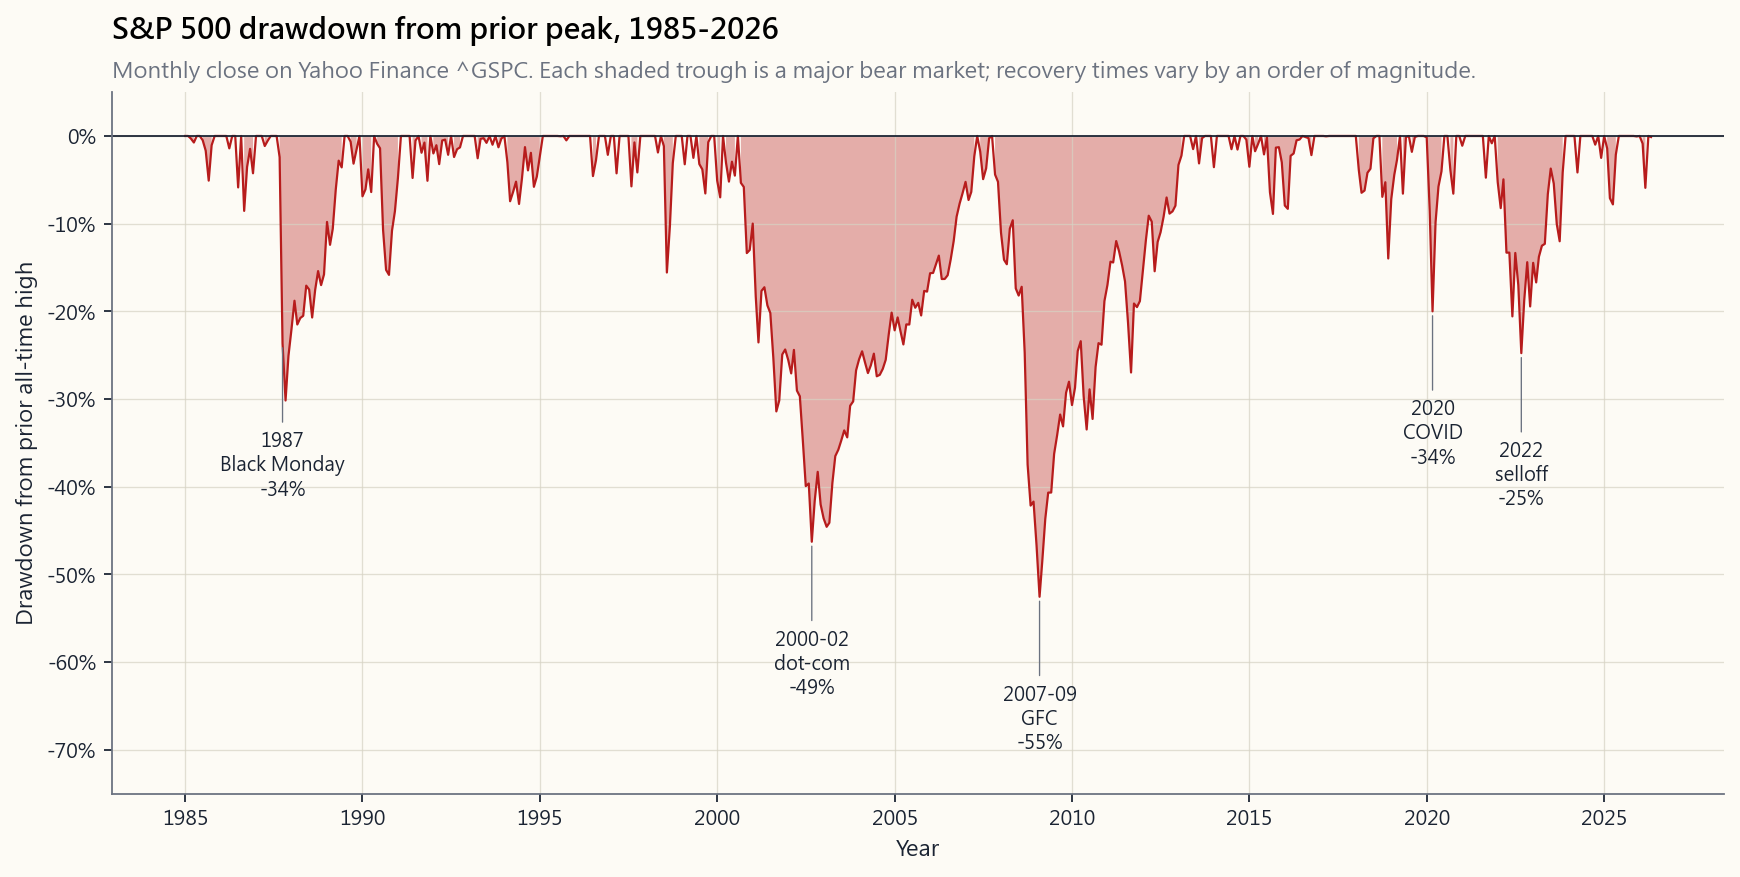

Generate this figure with Python:
"""Week 3, §2.5 — S&P 500 drawdown chart, 1950 onward.

Uses monthly S&P 500 Total Return (^SP500TR) where available; falls
back to ^GSPC price index when not. Computes peak-to-trough drawdown
on the running maximum and plots the underwater curve.

Run:
    uv run python course/image/week03_drawdowns.py
"""

from __future__ import annotations

import sys
from pathlib import Path

import matplotlib.pyplot as plt
import pandas as pd

sys.path.insert(0, str(Path(__file__).resolve().parents[1]))

from scripts.chart_helpers import (  # noqa: E402
    PALETTE_LIGHT,
    render_for_all_locales,
    style_axes,
)
from scripts.market_data import yahoo_history  # noqa: E402

OUT_DIR = Path(__file__).parent
BASE = "week03_drawdowns"

LANG_STRINGS = {
    "en": {
        "title":    "S&P 500 drawdown from prior peak, 1985-2026",
        "subtitle": "Monthly close on Yahoo Finance ^GSPC. Each shaded trough is a major bear market; recovery times vary by an order of magnitude.",
        "xlabel":   "Year",
        "ylabel":   "Drawdown from prior all-time high",
        "annot":    {
            "1987-10-01": "1987\nBlack Monday\n-34%",
            "2002-09-01": "2000-02\ndot-com\n-49%",
            "2009-02-01": "2007-09\nGFC\n-55%",
            "2020-03-01": "2020\nCOVID\n-34%",
            "2022-09-01": "2022\nselloff\n-25%",
        },
    },
    "hk": {
        "title":    "標普 500 自前高回撚，1985-2026",
        "subtitle": "Yahoo Finance ^GSPC 月度收盤。每個陰影低谷是一次主要熊市，復元時間相差一個量級。",
        "xlabel":   "年份",
        "ylabel":   "自歷史新高的回撚",
        "annot":    {
            "1987-10-01": "1987\n黑色星期一\n-34%",
            "2002-09-01": "2000-02\n科網泡沫\n-49%",
            "2009-02-01": "2007-09\n金融海嘯\n-55%",
            "2020-03-01": "2020\n新冠\n-34%",
            "2022-09-01": "2022\n回調\n-25%",
        },
    },
    "tw": {
        "title":    "標普 500 自前高回檔，1985-2026",
        "subtitle": "Yahoo Finance ^GSPC 月度收盤。每個陰影低谷是一次主要熊市，復原時間相差一個量級。",
        "xlabel":   "年份",
        "ylabel":   "自歷史新高的回檔",
        "annot":    {
            "1987-10-01": "1987\n黑色星期一\n-34%",
            "2002-09-01": "2000-02\n網路泡沫\n-49%",
            "2009-02-01": "2007-09\n金融海嘯\n-55%",
            "2020-03-01": "2020\n新冠\n-34%",
            "2022-09-01": "2022\n回檔\n-25%",
        },
    },
    "cn": {
        "title":    "标普 500 自前高回撚，1985-2026",
        "subtitle": "Yahoo Finance ^GSPC 月度收盘。每个阴影低谷是一次主要熊市，复元时间相差一个量级。",
        "xlabel":   "年份",
        "ylabel":   "自历史新高的回撚",
        "annot":    {
            "1987-10-01": "1987\n黑色星期一\n-34%",
            "2002-09-01": "2000-02\n互联网泡沫\n-49%",
            "2009-02-01": "2007-09\n金融海啸\n-55%",
            "2020-03-01": "2020\n新冠\n-34%",
            "2022-09-01": "2022\n回调\n-25%",
        },
    },
}


def _drawdown_series() -> pd.Series:
    df = yahoo_history("^GSPC", start="1950-01-01", interval="1mo")
    px = df["AdjClose"].dropna()
    peak = px.cummax()
    dd = px / peak - 1.0
    return dd


def build_fig(s):
    dd = _drawdown_series()
    p = PALETTE_LIGHT
    fig, ax = plt.subplots(figsize=(11, 5.6))
    style_axes(ax, p)

    ax.fill_between(dd.index, dd.values, 0, where=(dd.values < 0),
                    color=p["red"], alpha=0.35, linewidth=0)
    ax.plot(dd.index, dd.values, color=p["red"], linewidth=1.0)
    ax.axhline(0, color=p["fg"], linewidth=0.8)

    # Annotations at major troughs
    for date_str, label in s["annot"].items():
        d = pd.Timestamp(date_str)
        if d in dd.index:
            y = float(dd.loc[d])
        else:
            # nearest within ±90 days
            nearest = dd.index[dd.index.get_indexer([d], method="nearest")[0]]
            y = float(dd.loc[nearest])
            d = nearest
        ax.annotate(
            label, xy=(d, y), xytext=(d, y - 0.10),
            fontsize=8.5, color=p["fg"], ha="center", va="top",
            arrowprops=dict(arrowstyle="-", color=p["muted"], lw=0.6),
        )

    ax.set_xlabel(s["xlabel"])
    ax.set_ylabel(s["ylabel"])
    ax.set_title(s["title"], fontsize=13, fontweight="bold", loc="left", pad=24)
    ax.text(0, 1.02, s["subtitle"], transform=ax.transAxes,
            fontsize=10, color=p["muted"])
    ax.yaxis.set_major_formatter(plt.FuncFormatter(lambda v, _: f"{v:.0%}"))
    ax.set_ylim(-0.75, 0.05)
    fig.tight_layout()
    return fig


if __name__ == "__main__":
    paths = render_for_all_locales(BASE, OUT_DIR, build_fig, LANG_STRINGS)
    for p in paths:
        print(f"wrote {p}")
